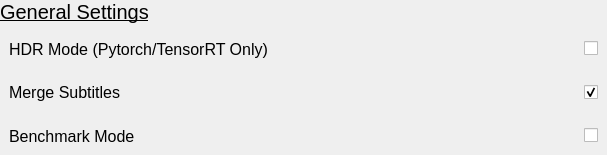
                                <widget class="QWidget" name="generalContainer" native="true">
                                 <property name="sizePolicy">
                                  <sizepolicy hsizetype="Preferred" vsizetype="Expanding">
                                   <horstretch>0</horstretch>
                                   <verstretch>0</verstretch>
                                  </sizepolicy>
                                 </property>
                                 <layout class="QVBoxLayout" name="verticalLayout_31">
                                  <property name="spacing">
                                   <number>6</number>
                                  </property>
                                  <property name="leftMargin">
                                   <number>0</number>
                                  </property>
                                  <property name="topMargin">
                                   <number>0</number>
                                  </property>
                                  <property name="rightMargin">
                                   <number>0</number>
                                  </property>
                                  <property name="bottomMargin">
                                   <number>0</number>
                                  </property>
                                  <item>
                                   <widget class="QLabel" name="label_41">
                                    <property name="font">
                                     <font>
                                      <pointsize>15</pointsize>
                                      <underline>true</underline>
                                     </font>
                                    </property>
                                    <property name="text">
                                     <string>General Settings</string>
                                    </property>
                                   </widget>
                                  </item>
                                  <item>
                                   <widget class="QWidget" name="widget_6" native="true">
                                    <layout class="QHBoxLayout" name="horizontalLayout_37">
                                     <item>
                                      <widget class="QLabel" name="label_59">
                                       <property name="font">
                                        <font>
                                         <pointsize>12</pointsize>
                                        </font>
                                       </property>
                                       <property name="toolTip">
                                        <string />
                                       </property>
                                       <property name="statusTip">
                                        <string />
                                       </property>
                                       <property name="text">
                                        <string>HDR Mode (Pytorch/TensorRT Only)</string>
                                       </property>
                                      </widget>
                                     </item>
                                     <item>
                                      <spacer name="horizontalSpacer_22">
                                       <property name="orientation">
                                        <enum>Qt::Orientation::Horizontal</enum>
                                       </property>
                                       <property name="sizeHint" stdset="0">
                                        <size>
                                         <width>297</width>
                                         <height>20</height>
                                        </size>
                                       </property>
                                      </spacer>
                                     </item>
                                     <item>
                                      <widget class="QLabel" name="label_55">
                                       <property name="maximumSize">
                                        <size>
                                         <width>25</width>
                                         <height>25</height>
                                        </size>
                                       </property>
                                       <property name="toolTip">
                                        <string>&lt;html&gt;&lt;head/&gt;&lt;body&gt;&lt;p&gt;&lt;span style=" font-weight:700;"&gt;HDR Mode:&lt;/span&gt;&lt;/p&gt;&lt;p&gt;&lt;span style=" font-weight:700;"&gt;- &lt;/span&gt;Enables necessary settings within ffmpeg to output a HDR video, and processces in rgb48 mode.&lt;/p&gt;&lt;/body&gt;&lt;/html&gt;</string>
                                       </property>
                                       <property name="text">
                                        <string />
                                       </property>
                                       <property name="pixmap">
                                        <pixmap resource="resources.qrc">:/icons/icons/info.svg</pixmap>
                                       </property>
                                       <property name="scaledContents">
                                        <bool>true</bool>
                                       </property>
                                      </widget>
                                     </item>
                                     <item>
                                      <widget class="QCheckBox" name="hdrModeCheckBox">
                                       <property name="styleSheet">
                                        <string notr="true" />
                                       </property>
                                       <property name="text">
                                        <string />
                                       </property>
                                      </widget>
                                     </item>
                                    </layout>
                                   </widget>
                                  </item>
                                  <item>
                                   <widget class="QWidget" name="widget_19" native="true">
                                    <layout class="QHBoxLayout" name="horizontalLayout_36">
                                     <item>
                                      <widget class="QLabel" name="label_62">
                                       <property name="font">
                                        <font>
                                         <pointsize>12</pointsize>
                                        </font>
                                       </property>
                                       <property name="toolTip">
                                        <string />
                                       </property>
                                       <property name="statusTip">
                                        <string />
                                       </property>
                                       <property name="text">
                                        <string>Merge Subtitles</string>
                                       </property>
                                      </widget>
                                     </item>
                                     <item>
                                      <spacer name="horizontalSpacer_24">
                                       <property name="orientation">
                                        <enum>Qt::Orientation::Horizontal</enum>
                                       </property>
                                       <property name="sizeHint" stdset="0">
                                        <size>
                                         <width>252</width>
                                         <height>17</height>
                                        </size>
                                       </property>
                                      </spacer>
                                     </item>
                                     <item>
                                      <widget class="QLabel" name="label_61">
                                       <property name="maximumSize">
                                        <size>
                                         <width>25</width>
                                         <height>25</height>
                                        </size>
                                       </property>
                                       <property name="toolTip">
                                        <string>&lt;html&gt;&lt;head/&gt;&lt;body&gt;&lt;p&gt;&lt;span style=" font-weight:700;"&gt;Merge Subtitles&lt;/span&gt;&lt;/p&gt;&lt;p&gt; -Merges subtitles into output video, may cause issues with some audio tracks (yes AUDIO).&lt;/p&gt;&lt;/body&gt;&lt;/html&gt;</string>
                                       </property>
                                       <property name="text">
                                        <string />
                                       </property>
                                       <property name="pixmap">
                                        <pixmap resource="resources.qrc">:/icons/icons/info.svg</pixmap>
                                       </property>
                                       <property name="scaledContents">
                                        <bool>true</bool>
                                       </property>
                                      </widget>
                                     </item>
                                     <item>
                                      <widget class="QCheckBox" name="mergeSubtitlesCheckBox">
                                       <property name="styleSheet">
                                        <string notr="true" />
                                       </property>
                                       <property name="text">
                                        <string />
                                       </property>
                                       <property name="checked">
                                        <bool>true</bool>
                                       </property>
                                      </widget>
                                     </item>
                                    </layout>
                                   </widget>
                                  </item>
                                  <item>
                                   <widget class="QWidget" name="benchmarkModeContainer" native="true">
                                    <layout class="QHBoxLayout" name="horizontalLayout_42">
                                     <property name="spacing">
                                      <number>6</number>
                                     </property>
                                     <property name="leftMargin">
                                      <number>9</number>
                                     </property>
                                     <property name="topMargin">
                                      <number>9</number>
                                     </property>
                                     <property name="rightMargin">
                                      <number>9</number>
                                     </property>
                                     <property name="bottomMargin">
                                      <number>9</number>
                                     </property>
                                     <item>
                                      <widget class="QLabel" name="label_18">
                                       <property name="font">
                                        <font>
                                         <pointsize>12</pointsize>
                                        </font>
                                       </property>
                                       <property name="toolTip">
                                        <string />
                                       </property>
                                       <property name="statusTip">
                                        <string />
                                       </property>
                                       <property name="text">
                                        <string>Benchmark Mode</string>
                                       </property>
                                      </widget>
                                     </item>
                                     <item>
                                      <spacer name="horizontalSpacer">
                                       <property name="orientation">
                                        <enum>Qt::Orientation::Horizontal</enum>
                                       </property>
                                       <property name="sizeHint" stdset="0">
                                        <size>
                                         <width>40</width>
                                         <height>20</height>
                                        </size>
                                       </property>
                                      </spacer>
                                     </item>
                                     <item>
                                      <widget class="QLabel" name="label_5">
                                       <property name="maximumSize">
                                        <size>
                                         <width>25</width>
                                         <height>25</height>
                                        </size>
                                       </property>
                                       <property name="toolTip">
                                        <string>&lt;html&gt;&lt;head/&gt;&lt;body&gt;&lt;p&gt;Perform processing without outputing new video. This tests the raw performance of the inference.&lt;/p&gt;&lt;/body&gt;&lt;/html&gt;</string>
                                       </property>
                                       <property name="text">
                                        <string />
                                       </property>
                                       <property name="pixmap">
                                        <pixmap resource="resources.qrc">:/icons/icons/info.svg</pixmap>
                                       </property>
                                       <property name="scaledContents">
                                        <bool>true</bool>
                                       </property>
                                      </widget>
                                     </item>
                                     <item>
                                      <widget class="QCheckBox" name="benchmarkModeCheckBox">
                                       <property name="styleSheet">
                                        <string notr="true" />
                                       </property>
                                       <property name="text">
                                        <string />
                                       </property>
                                      </widget>
                                     </item>
                                    </layout>
                                   </widget>
                                  </item>
                                 </layout>
                                </widget>
